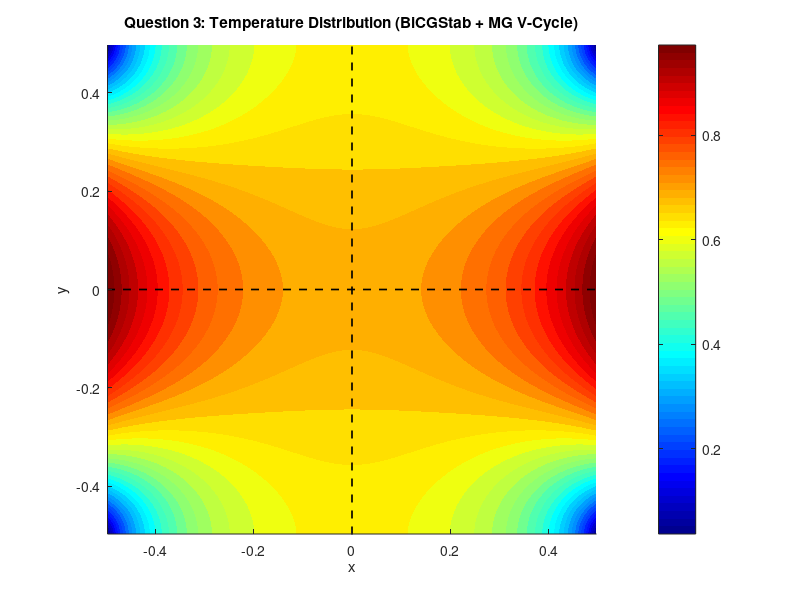
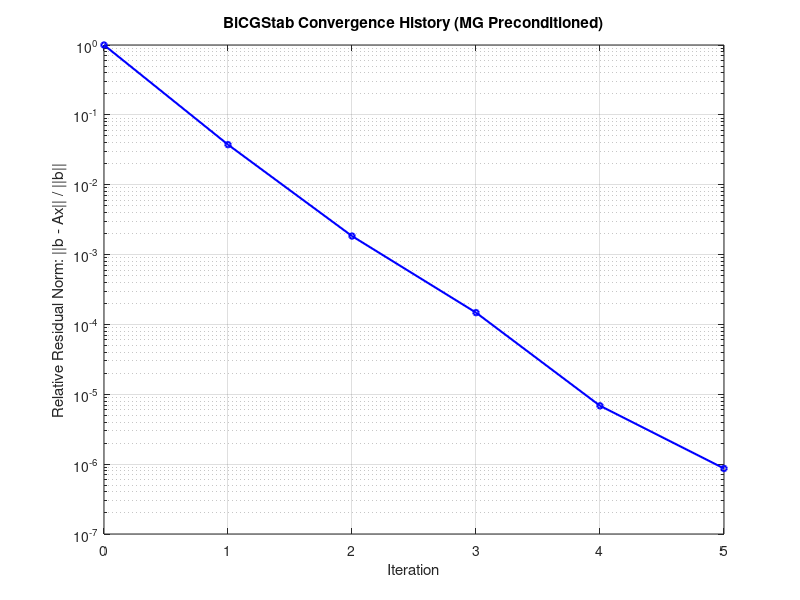

Write the MATLAB code that produced these figures, in order.
function NumericsQ3()
% =========================================================================
% Project: Advanced Numerical Methods - Question 3
% Task: BiCGStab with MG V-Cycle as a LEFT Preconditioner
% Method: FVM discretization, BiCGStab solver, 1 MG-V-Cycle per iteration
% =========================================================================
clc; clear ALL; close all;
tic;

% --- 1. Parameters ---
N = 200;            % Grid size (Consistent with Q1, Q2)
L = 1.0;            % Domain length
h = L/N;            % Mesh size
k1 = 1e-3;          % Background conductivity
k2 = 100.0;         % High conductivity (top-right)
tol = 1e-6;         % Convergence tolerance
maxIter = 100;      % Max iterations for BiCGStab

% --- 2. Grid & Material Setup ---
x = linspace(-0.5 + h/2, 0.5 - h/2, N);
[xc, yc] = meshgrid(x, x);
bc_func = @(y) 1 - 4 * y.^2;
% --- 3. Build Global Sparse Matrix A and RHS b ---
fprintf('Q3: Assembling Global Sparse Matrix (N=%d)...\n', N);
[A, b] = Build_Global_System(N, h, k1, k2, bc_func);

% --- 4. Setup Multigrid Hierarchy for Preconditioner ---

% --- System Configuration ---
dt = Inf; % Inf forces Steady-State equations (1/dt = 0)
% Dynamically calculate coarsest grid size (e.g., 3 levels of coarsening)
% For N=200 -> minN = 200 / 2^3 = 25. 
% For N=256 -> minN = 256 / 2^3 = 32.
num_coarsenings = 3;    
minN = N / (2^num_coarsenings);
mg_data = Setup_MG_Hierarchy(N, h, dt, k1, k2, minN);
%--------------------------------------%

% Define Preconditioner Handle (M^-1 * r)
M_inv = @(r) MG_Preconditioner_Step(r, mg_data);
% --- 5. Solve using BiCGStab ---
fprintf('Q3: Starting BiCGStab with MG Preconditioner...\n');
x0 = zeros(N*N, 1); % Initial guess (vectorized)
[T_vec, flag, relres, iter, resvec] = bicgstab(A, b, tol, maxIter, M_inv, [], x0);
Q3timer = toc;
if flag == 0
    fprintf('Converged in %d iterations. Final RelRes: %.2e\n', iter, relres);
else
    fprintf('BiCGStab failed. Flag: %d\n', flag);
end
fprintf('Total time: %.4f seconds\n', Q3timer);

% --- 6. Visualization ---
Plot_Results(T_vec, x, x, resvec, norm(b));

end

% =========================================================================
% SYSTEM ASSEMBLY & PRECONDITIONER FUNCTIONS
% =========================================================================

function [A, b] = Build_Global_System(N, h, k1, k2, bc_func)
    % 1. Get Physics Vectorized (Reuse existing logic)
    x = linspace(-0.5+h/2, 0.5-h/2, N);
    [xc, yc] = meshgrid(x, x);
    K = k1 * ones(N, N); 
    K(xc >= 0 & yc >= 0) = k2;
    
    % Reuse Build_Coeffs for consistency (Steady State: dt = Inf)
    [aP, aW, aE, aS, aN] = Build_Coeffs(K, h, Inf);
    
    % 2. Build RHS vector (b) - Vectorized Boundary Conditions
    b_mat = zeros(N, N);
    % Dirichlet on West (i=1) and East (i=N)
    b_mat(:, 1) = b_mat(:, 1) + aW(:, 1) .* bc_func(x'); % x' is y-coords in meshgrid
    b_mat(:, N) = b_mat(:, N) + aE(:, N) .* bc_func(x');
    % Neumann on South/North is already handled by zeroing aS/aN in Build_Coeffs
    b = b_mat(:);

    % 3. Build Sparse Matrix A - Fully Vectorized
    idx = reshape(1:N*N, N, N);
    
    % Center Diagonal
    ii = idx(:); jj = idx(:); ss = aP(:);
    
    % West Neighbors (i > 1)
    ii_w = idx(:, 2:end); jj_w = idx(:, 1:end-1); ss_w = -aW(:, 2:end);
    % East Neighbors (i < N)
    ii_e = idx(:, 1:end-1); jj_e = idx(:, 2:end); ss_e = -aE(:, 1:end-1);
    % South Neighbors (j > 1)
    ii_s = idx(2:end, :); jj_s = idx(1:end-1, :); ss_s = -aS(2:end, :);
    % North Neighbors (j < N)
    ii_n = idx(1:end-1, :); jj_n = idx(2:end, :); ss_n = -aN(1:end-1, :);
    
    % Assemble all at once
    I = [ii; ii_w(:); ii_e(:); ii_s(:); ii_n(:)];
    J = [jj; jj_w(:); jj_e(:); jj_s(:); jj_n(:)];
    S = [ss; ss_w(:); ss_e(:); ss_s(:); ss_n(:)];
    
    A = sparse(I, J, S, N*N, N*N);
end

function A = Build_Sparse_A(lvl)
    % Fully vectorized sparse assembly from the 5-point stencil arrays
    N = lvl.N;
    idx = reshape(1:N*N, N, N);

    % Main diagonal
    ii = idx(:);
    jj = idx(:);
    ss = lvl.aP(:);

    % West neighbors
    ii_w = idx(:, 2:end);
    jj_w = idx(:, 1:end-1);
    ss_w = -lvl.aW(:, 2:end);

    % East neighbors
    ii_e = idx(:, 1:end-1);
    jj_e = idx(:, 2:end);
    ss_e = -lvl.aE(:, 1:end-1);

    % South neighbors
    ii_s = idx(2:end, :);
    jj_s = idx(1:end-1, :);
    ss_s = -lvl.aS(2:end, :);

    % North neighbors
    ii_n = idx(1:end-1, :);
    jj_n = idx(2:end, :);
    ss_n = -lvl.aN(1:end-1, :);

    % Assemble all entries in one call
    I = [ii; ii_w(:); ii_e(:); ii_s(:); ii_n(:)];
    J = [jj; jj_w(:); jj_e(:); jj_s(:); jj_n(:)];
    S = [ss; ss_w(:); ss_e(:); ss_s(:); ss_n(:)];

    A = sparse(I, J, S, N*N, N*N);
end

function mg_data = Setup_MG_Hierarchy(N_fine, h_fine, dt, k1, k2, minN)
    lvl = 1; curN = N_fine; curH = h_fine;
    while true
        mg_data(lvl).N = curN; 
        mg_data(lvl).h = curH;
        coords = (-0.5 + curH/2) + (0:curN-1)*curH;
        mg_data(lvl).x = coords; mg_data(lvl).y = coords;
        
        K = k1 * ones(curN, curN);
        K(coords >= 0, coords >= 0) = k2; 
        
        % Transferring dt to the coefficient function
        [aP, aW, aE, aS, aN] = Build_Coeffs(K, curH, dt);
        mg_data(lvl).aP = aP; mg_data(lvl).aW = aW; 
        mg_data(lvl).aE = aE; mg_data(lvl).aS = aS; mg_data(lvl).aN = aN;
        
        if curN <= minN || mod(curN, 2) ~= 0
            % Stops if we reach the minimum or if we can no longer divide by 2
            mg_data(lvl).A_coarse = Build_Sparse_A(mg_data(lvl));
            break;
        end

        curN = curN / 2; curH = curH * 2; lvl = lvl + 1;
    end
end

function x = thomas_solver(a, b, c, d)
    % Robust O(N) solver for tridiagonal systems
    % Force column vectors to prevent dimension mismatch in Y-sweeps
    a = a(:); b = b(:); c = c(:); d = d(:);
    
    n = length(b);
    for i = 2:n
        m = a(i)/b(i-1);
        b(i) = b(i) - m*c(i-1);
        d(i) = d(i) - m*d(i-1);
    end
    
    x = zeros(n, 1);
    x(n) = d(n)/b(n);
    for i = n-1:-1:1
        x(i) = (d(i) - c(i)*x(i+1))/b(i);
    end
end

function Rc = Restrict(Rf)
    % 2x2 Cell averaging
    Rc = 0.25*(Rf(1:2:end,1:2:end)+Rf(2:2:end,1:2:end)+Rf(1:2:end,2:2:end)+Rf(2:2:end,2:2:end)); 
end

function Ef = Prolong(Ec)
    % Piecewise constant expansion (Coarse to Fine)
    % Fully vectorized using repelem for O(N) performance
    Ef = repelem(Ec, 2, 2);
end

% =========================================================================
% PRECONDITIONER & MULTIGRID CORE (Modernized for aP, aW, aE, aS, aN)
% =========================================================================

function z = MG_Preconditioner_Step(r_vec, mg_data)
    % This function serves as the Left Preconditioner for the BiCGStab solver.
    % It takes the 1D residual vector (r_vec), converts it to a 2D grid,
    % performs exactly ONE Multigrid V-Cycle to approximate the error correction,
    % and returns the flattened 1D correction vector (z).
    
    N = mg_data(1).N;
    r_mat = reshape(r_vec, N, N); % Convert 1D residual to 2D matrix
    
    % Initial guess for the error correction is zero. Run 1 V-Cycle.
    z_mat = V_Cycle_Recursive(zeros(N, N), r_mat, mg_data, 1);
    
    z = z_mat(:); % Flatten back to 1D vector for BiCGStab compatibility
end

function [aP, aW, aE, aS, aN] = Build_Coeffs(K, h, dt)
    % Finite Volume coefficients with harmonic mean conductivity
    N = size(K, 1);
    harm = @(a,b) 2*a.*b ./ (a + b + eps);
    Kx = harm(K(:,1:end-1), K(:,2:end));
    Ky = harm(K(1:end-1,:), K(2:end,:));
    invh2 = 1 / (h*h);
    
    aW = zeros(N, N); aE = zeros(N, N); aS = zeros(N, N); aN = zeros(N, N);
    aW(:,1) = (2*K(:,1)) * invh2; aW(:,2:end) = Kx * invh2;
    aE(:,1:end-1) = Kx * invh2; aE(:,end) = (2*K(:,end)) * invh2;
    aS(2:end,:) = Ky * invh2;
    aN(1:end-1,:) = Ky * invh2;
    
    % Diagonal includes unsteady term and neighbors
    aP = (1/dt) + aW + aE + aS + aN;
end

function U = V_Cycle_Recursive(U, b, mg_data, lvl)
% Recursive Multigrid V-Cycle Algorithm
% U: Current guess (or error correction)
% b: Right Hand Side (or residual from the finer level)
% lvl: Current level in the multigrid hierarchy

% Base Case: If we reached the coarsest level, solve exactly using direct inversion
if lvl == numel(mg_data)
    U(:) = mg_data(lvl).A_coarse \ b(:);
    return;
end

% 1. Pre-Smoothing: Reduce high-frequency errors using Line Gauss-Seidel
U = Smooth_Line_GS(U, b, mg_data(lvl));

% 2. Compute Residual: Matrix-free calculation (res = b - A*U)
res = b - Apply_A_Mat(U, mg_data(lvl));

% 3. Restriction: Transfer the residual to the coarser grid
% (Requires the external 'Restrict.m' function)
r_coarse = Restrict(res);

% 4. Recursive Call: Solve the error equation (A*e = r) on the coarser grid
e_coarse = V_Cycle_Recursive(zeros(size(r_coarse)), r_coarse, mg_data, lvl + 1);

% 5. Prolongation & Correction: Interpolate the error back to the fine grid and add it
% (Requires the external 'Prolong.m' function)
U = U + Prolong(e_coarse);

% 6. Post-Smoothing: Reduce any new high-frequency errors introduced by prolongation
U = Smooth_Line_GS(U, b, mg_data(lvl));
end

function U = Smooth_Line_GS(U, b, lvl_data)
    % Alternating Direction Line Gauss-Seidel Smoother
    % Sweeps first along the X-axis (columns), then along the Y-axis (rows)
    U = Sweep_Lines(U, b, lvl_data, 'X');
    U = Sweep_Lines(U, b, lvl_data, 'Y');
end

function U = Sweep_Lines(U, b, lvl, direction)
    % Solves tridiagonal systems for lines of cells implicitly.
    % Uses the pre-calculated finite volume coefficients to avoid redundant physics calculations.
    
    N = lvl.N;
    aP = lvl.aP; aW = lvl.aW; aE = lvl.aE; aS = lvl.aS; aN = lvl.aN;
    
    if strcmp(direction, 'X')
        % Sweep X: Solve each horizontal row (j) implicitly
        for j = 1:N
            % Extract tridiagonal diagonals for the current row
            diag_v = aP(j, :); 
            sub = [0, -aW(j, 2:end)]; 
            sup = [-aE(j, 1:end-1), 0];
            
            rhs = b(j, :);
            % Add known (explicit) neighboring values from South and North
            if j > 1, rhs = rhs + aS(j, :) .* U(j-1, :); end
            if j < N, rhs = rhs + aN(j, :) .* U(j+1, :); end
            
            % Solve the 1D tridiagonal system using the Thomas algorithm
            U(j, :) = thomas_solver(sub, diag_v, sup, rhs);
        end
    else
        % Sweep Y: Solve each vertical column (i) implicitly
        for i = 1:N
            % Extract tridiagonal diagonals for the current column
            diag_v = aP(:, i); 
            sub = [0; -aS(2:end, i)]; 
            sup = [-aN(1:end-1, i); 0];
            
            rhs = b(:, i);
            % Add known (explicit) neighboring values from West and East
            if i > 1, rhs = rhs + aW(:, i) .* U(:, i-1); end
            if i < N, rhs = rhs + aE(:, i) .* U(:, i+1); end
            
            % Solve the 1D tridiagonal system using the Thomas algorithm
            U(:, i) = thomas_solver(sub, diag_v, sup, rhs);
        end
    end
end

function AU = Apply_A_Mat(U, lvl)
    % Matrix-Free Matrix-Vector Multiplication (A * U)
    % Calculates the Laplacian operator directly on the 2D grid without building 
    % the global sparse matrix A. This drastically reduces memory usage and speeds up computation.
    
    % Shift the matrix U to get neighbor values (padded with zeros at the boundaries)
    Uw = [zeros(size(U,1),1), U(:,1:end-1)]; % West neighbors
    Ue = [U(:,2:end), zeros(size(U,1),1)];   % East neighbors
    Us = [zeros(1,size(U,2)); U(1:end-1,:)]; % South neighbors
    Un = [U(2:end,:); zeros(1,size(U,2))];   % North neighbors
    
    % Apply the Finite Volume stencil using precomputed coefficients
    AU = lvl.aP.*U - lvl.aW.*Uw - lvl.aE.*Ue - lvl.aS.*Us - lvl.aN.*Un;
end

function Plot_Results(T_vec, x, y, res_history, b_norm)
    N = length(x);
    T_final = reshape(T_vec, N, N);
    [xc, yc] = meshgrid(x, y);

    % --- Figure 3: Temperature Map ---
    figure(3); clf; hold on;
    % Displaying the temperature field using filled contours
    contourf(xc, yc, T_final, 40, 'LineColor','none'); 
    colorbar; colormap jet; axis equal;
    title('Question 3: Temperature Distribution (BiCGStab + MG V-Cycle)');
    xlabel('x'); ylabel('y');
    
    % Highlighting the material property interfaces at x=0 and y=0
    plot([0 0], [-0.5 0.5], 'k--', 'LineWidth', 1.2); 
    plot([-0.5 0.5], [0 0], 'k--', 'LineWidth', 1.2); 
    hold off;

    % --- Figure 33: Convergence History ---
    figure(33); clf;
    % Plotting the relative residual history to verify solver convergence
    semilogy(0:length(res_history)-1, res_history / b_norm, '-bo', 'LineWidth', 1.5, 'MarkerSize', 4);
    grid on;
    title('BiCGStab Convergence History (MG Preconditioned)');
    xlabel('Iteration');
    ylabel('Relative Residual Norm: ||b - Ax|| / ||b||');
end
